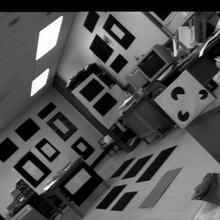
%> input picture lab.gif, 220 x 220 px, shrunk from 512 x 512 before the run
$ octave SUSAN_all.m   (GNU Octave 9; MATLAB toolbox functions it lacks are replaced by stand-ins)
%> lines starting %> are read from the running program, lines starting %| are printed output that depends on the picture; in (x1, y1, x2, y2) boxes, pixels count from 0 and x2, y2 are one past the last pixel; in counts of white or black regions, pixels touching at a corner belong together; the program's own positions count from 1
%% SUSAN 1
% [61 lines of commented-out code are left out]

%% SUSAN 2
% im=imread('.\Datasets\corner2.gif');
%
% threshold =0.25;
%
% % image_out = susan(im,0.25);
%
% % 功能：实现运用SUNSAN算子进行边缘检测
% % 输入：image_in-输入的待检测的图像
% %       threshold-阈值
% % 输出：image_out-检测边缘出的二值图像
%
% % 将输入的图像矩阵转换成double型
% d = length(size(im));
% if d==3
%     image=double(rgb2gray(im));
% elseif d==2
%     image=double(im);
% end
%
% % 建立SUSAN模板
%
% mask = ([ 0 0 1 1 1 0 0 ;
%     0 1 1 1 1 1 0;
%     1 1 1 1 1 1 1;
%     1 1 1 1 1 1 1;
%     1 1 1 1 1 1 1;
%     0 1 1 1 1 1 0;
%     0 0 1 1 1 0 0]);
%
% R=zeros(size(image));
% % 定义USAN 区域
% nmax = 3*37/4;
%
% % 考虑边缘效应，所以扩展了图像
%  [a b]=size(image);
% new=zeros(a+7,b+7);
% [c d]=size(new);
%
% % 图像边缘扩展了3个0像素
% new(4:c-4,4:d-4)=image;
%
% for i=4:c-4
%
%     for j=4:d-4
%
%         current_image = new(i-3:i+3,j-3:j+3);
%         current_masked_image = mask.*current_image;
%
%         %   调用susan_threshold函数进行阈值比较处理
%
%         [a b]=size(image);
%         intensity_center = image(round((a+1)/2),round((b+1)/2));
%
%         temp1 = (image-intensity_center)/threshold;
%         temp2 = temp1.^6;
%         current_thresholded = exp(-1*temp2);
%         g=sum(current_thresholded(:));
%
%         if nmax<g
%             R(i,j) = g-nmax;
%         else
%             R(i,j) = 0;
%         end
%     end
% end
%
% image_out=R(4:c-4,4:d-4);
% imshow(image_out);

%% SUSAN3 角点检测算子的 MATLAB 实现
clc;
clear;
clear all;

[filename,pathname,~]=uigetfile('*.gif','*.jpg' , ' 选择 JPG 格式图片 ' );
%> the answer given: lab.gif

if ~ischar(filename)

    return

end

str=[pathname filename];

pic=imread(str);
%> pic: size 220x220 uint8; min 0, max 252, mean 79.6

if length(size(pic))==3

    img=rgb2gray(pic);
else
    img = pic;

end

img=double(img);

if isa(img, 'uint8')
    img = img;
else
    img = im2uint8(img);
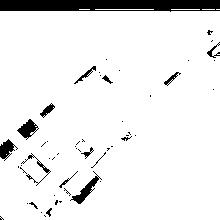
%> img: size 220x220 uint8; 92.4% white; 54 black regions (39 under 20 px), largest, box (x1, y1, x2, y2) and area: (0, 0, 220, 12) 2305, (70, 171, 102, 204) 252, (17, 119, 39, 140) 217
end

[a,b]=size(img);
%> a = 220; b = 220

timg=zeros(a+6,b+6);

[c,d] = size(timg);
%> c = 226; d = 226

timg(4:c-3,4:d-3)=img; %扩展图像边缘3个像素,周边3个像素为0
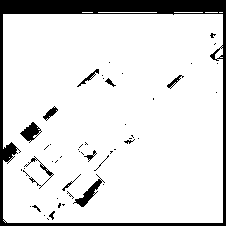
%> timg: size 226x226 double; 87.5% white; 51 black regions (38 under 20 px), largest, box (x1, y1, x2, y2) and area: (0, 0, 226, 226) 5244, (73, 174, 105, 207) 252, (20, 122, 42, 143) 217

% img=timg;

t=20; %阈值

USAN=[]; %用于存放 USAN
for i=4:c-3
    for j=4:d-3
        tmp=timg(i-3:i+3,j-3:j+3); % 周围的7X7领域
        cnt=0; %计数专用, 统计 圆形邻域内满足条件的像素点个数
        for p=1:7
            for q=1:7
                if (p-4)^2+(q-4)^2<=12 %半径一 般在 3~4之间
                    if abs(timg(i,j)-tmp(p,q))<t
                        cnt=cnt+1;
                    end

                end

            end
        end
        USAN=[USAN cnt];
    end
end

g=1*max(USAN)/2; %给定的阈值
%> g = 18.5

for k=1:length(USAN)

    if USAN(k)<g

        USAN(k)=g-USAN(k); %反向相减,使得 USAN 取局部最大
    else
        USAN(k)=0;

    end

end

imgn=reshape(USAN,[a,b])'; % USAN向量张成二维图像
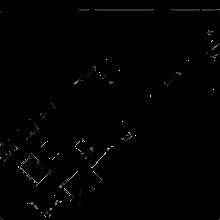
%> imgn: size 220x220 double; min 0, max 17.5, mean 0.104; drawn with min black and max white

% [16 lines of commented-out code are left out]

[M,N] = size(imgn);
%> M = 220; N = 220

re = zeros(M,N);
for i=2:M-1
   for j=2:N-1
        if imgn(i,j)>max([max(imgn(i-1,j-1:j+1)) imgn(i,j-1) imgn(i,j+1) max(imgn(i+1,j-1:j+1))]);
            re(i,j)=1;
        else
            re(i,j)=0;
        end
   end
end
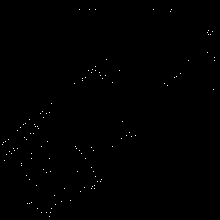
%> re: size 220x220 double; values 0 (black) and 1 (white), 0.25% white in thin lines or dots

figure('name','SUSAN corner');
imshow(pic)
hold on;
% [x,y]=find(re==1);
% plot(y,x,'go')
[Corner_Location(:,1),Corner_Location(:,2)]=find(re==1);
plot(Corner_Location(:,2),Corner_Location(:,1),'go')
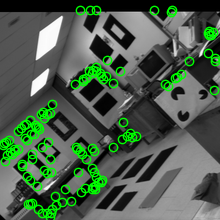
%> figure redrawn from the program's plot data


% [11 lines of commented-out code are left out]


%% SUSAN 4 效果不好
% [75 lines of commented-out code are left out]
